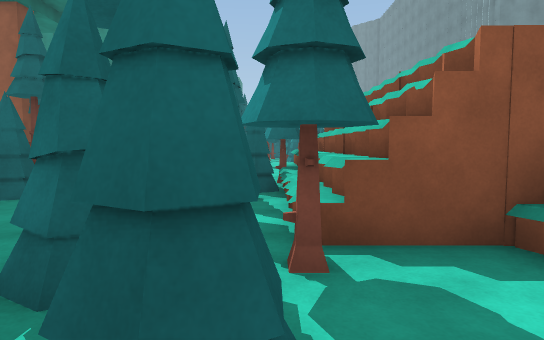
view 1 (above)

24 first-person views from a walk through a Unity game level. The camera is 1.4 m above the floor, tilts 4° down and sees 75° across. The floor is counted in squares, 2 m on a side. Each view is taken from the middle of a square. On the plan, view 1 faces up. The plan holds only what a view shows up to about 11 squares ahead; the rest is blank. The place goes on beyond the plan. The player character is not drawn. Some animated figures are not drawn. Some surface patterns are stand-ins.

view 2
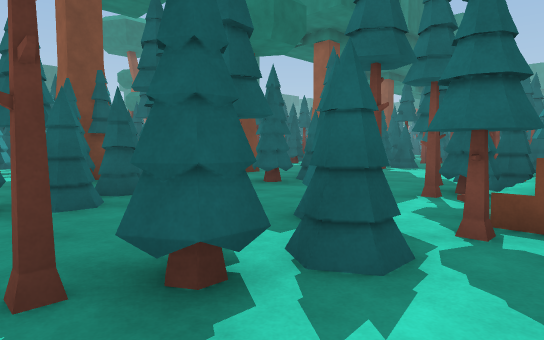

view 3
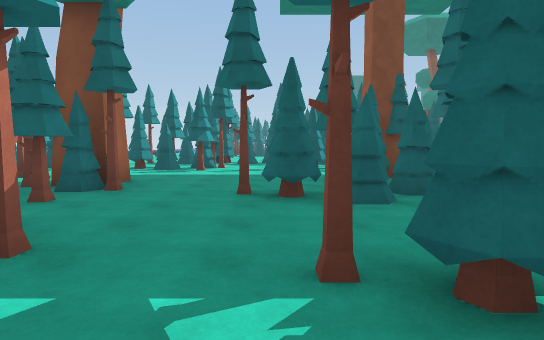

view 4
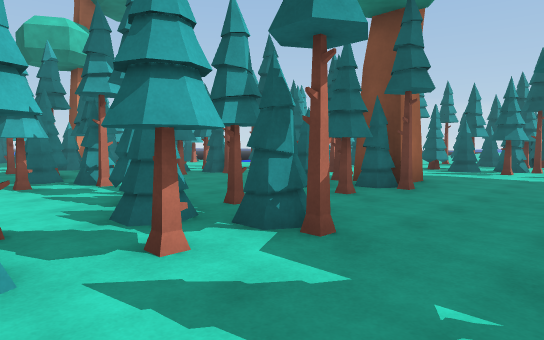

view 5
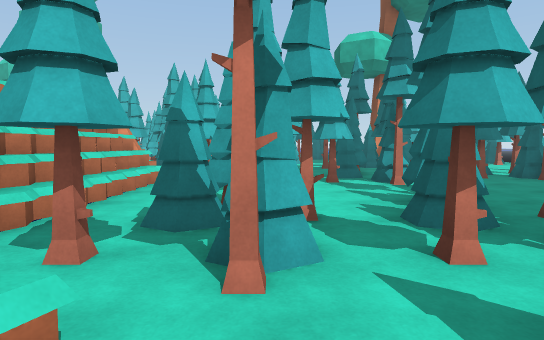

view 6
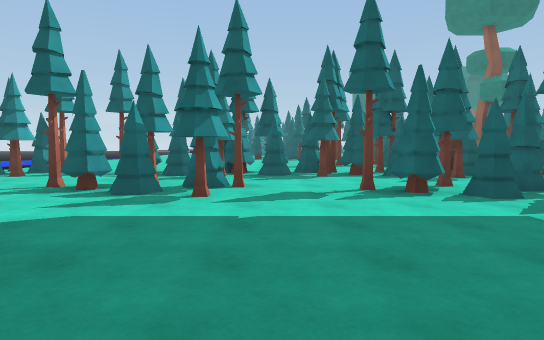

view 7
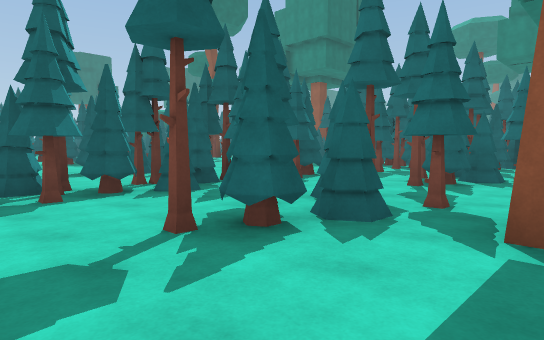

view 8
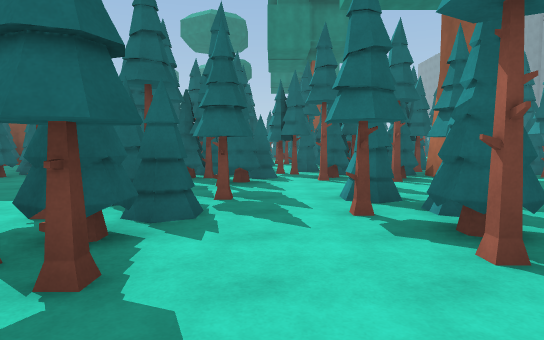

view 9
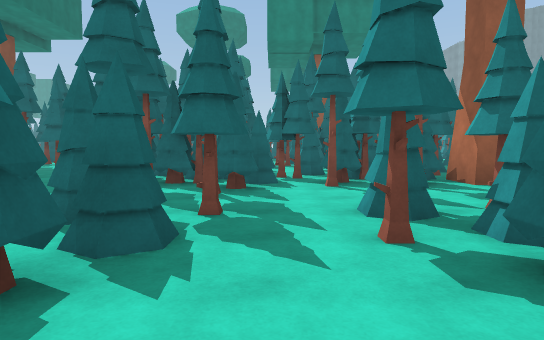

view 10
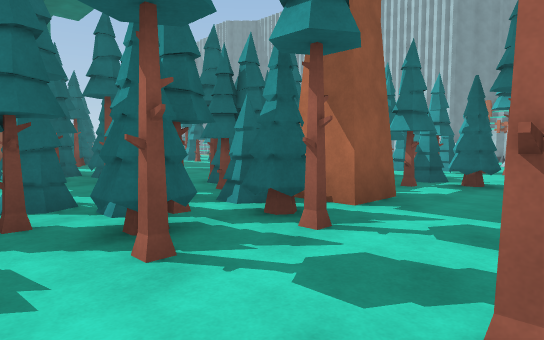

view 11
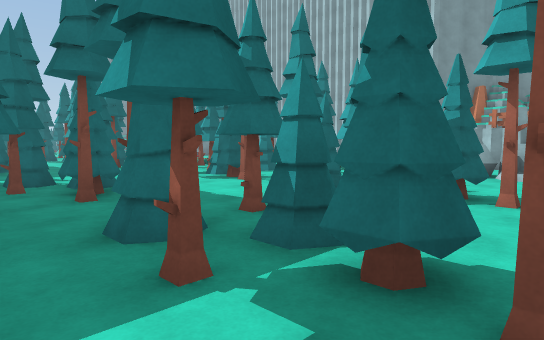

view 12
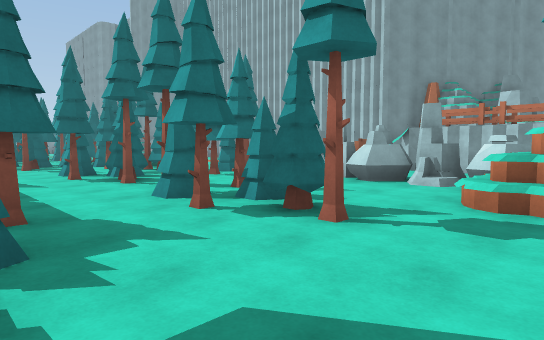

view 13
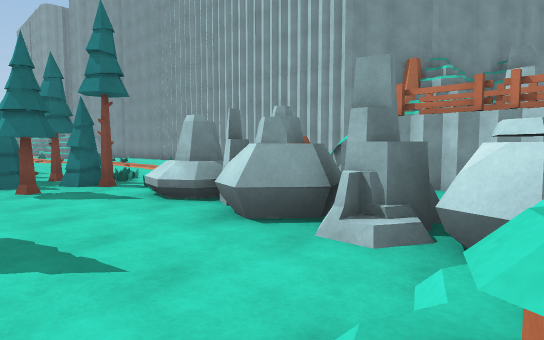

view 14
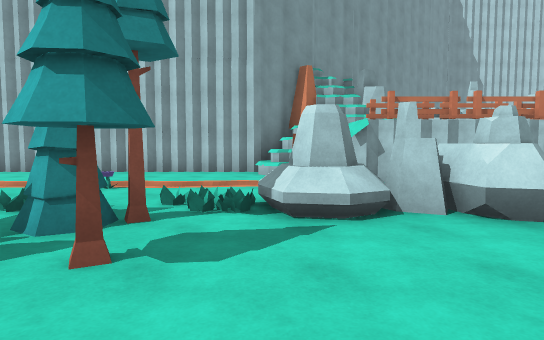

view 15
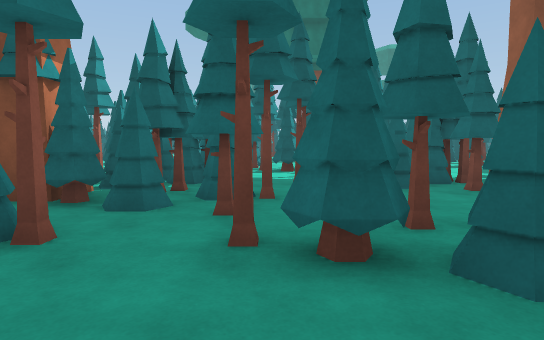

view 16
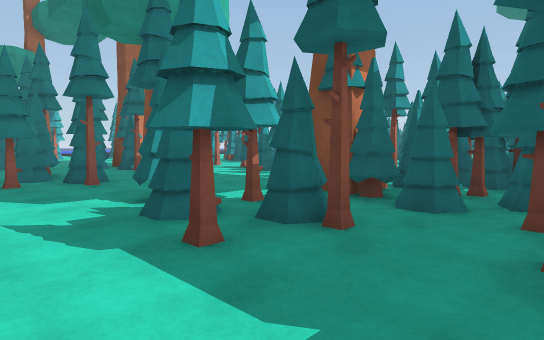

view 17
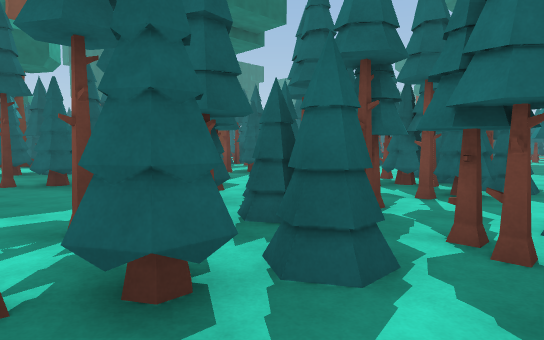

view 18
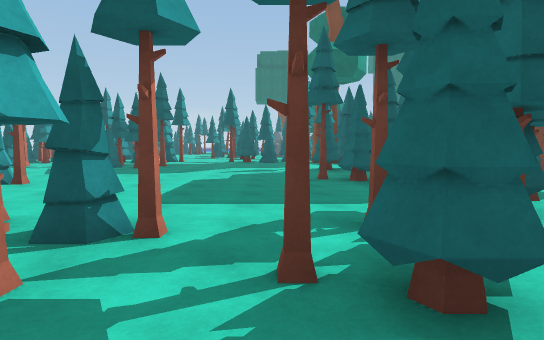

view 19
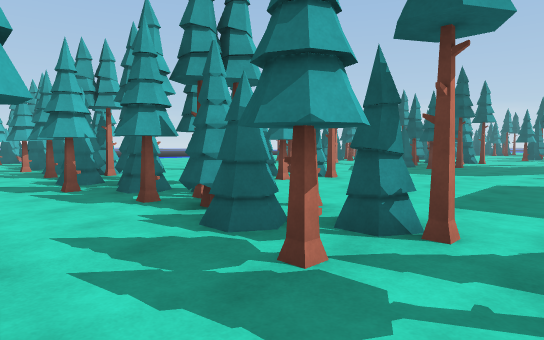

view 20
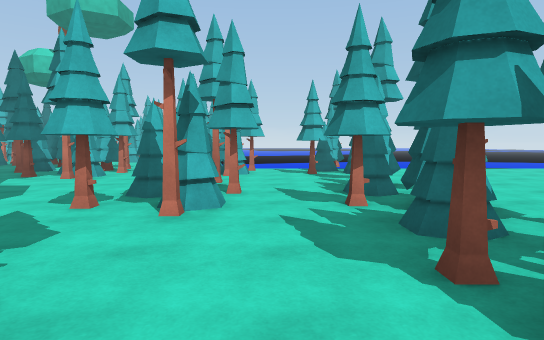

view 21
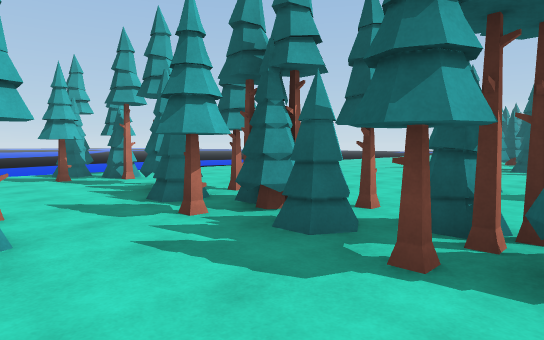

view 22
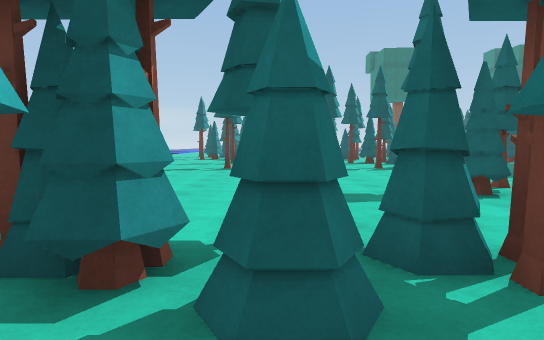

view 23
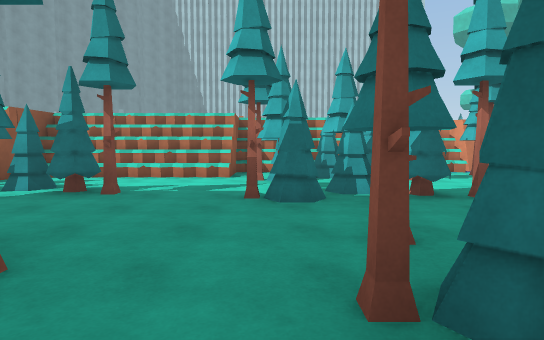

view 24
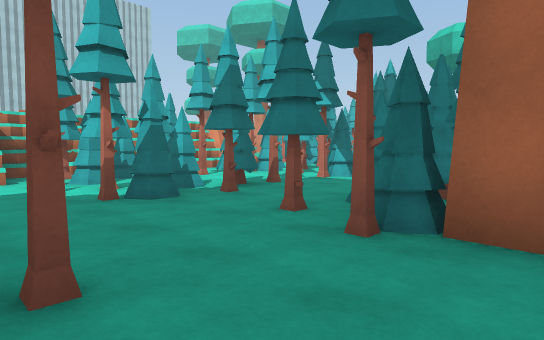

### Floor plan
Key: @ floor where view 1 was taken; # wall or solid block; x gap in a wall; . floor; / step, stairs or slope; O other object.
Columns run from 25 left of view 1 to 11 right of it. Each row starts with its distance up from view 1.
 16            .#O.#OOO O. .#OOO..O...
 15        O   O##O O#..##OO#.##../...O
 14        .O   OO#OOO..O#..O.OO..//..O
 13        ....OOOO O OOOO......O...OOO
 12        .OO.#OO OOO#O....OO..O #O OOOO
 11   O    ..OOO#OOO##OOO.O.#..OO .# OOOO
 10 OO..OO.OO .OOO#OOOOOO#.OO...O..O O  O
  9      O..O...OO.OOO...O..O...O  O OO
  8     .........O......O.....O O  O
  7     ........OO.OOO......OOO O  O
  6    ..........#.O#....OO..#O
  5    .........OO.OO.O#O##.OOO
  4    OO.......OO.O.. ..O..O.O
  3     #  ..OOO.x.O.. OOO....O
  2    O....O#..OO.#OOO#.O..OOOO
  1    O.....O..O#.O#.#O.#O.O#.O
  0    O.....O..OO..O..OO##.O@.O
 -1       ......OO.O.....O..O..O  O
 -2    O#...  .O##.............O#OO
 -3    O........OO.OO.......OOOOOOO
 -4    ........OO#.O#..OO.OO#.O#OO
 -5    .........O..O....O#..O.O.OO
 -6         ....O..O..O..O..O.O.OO
 -7         ....O..O..#OO...O.O.OO
 -8        .....#O.#O O#O.O.#O#OOO
 -9        ....O##.O# .O##OO#### OO
-10             OO  O O O   #    OO

Where each view was taken, in squares from view 1:
view 1: 0 up, 0 right, facing up
view 2: 1 down, 1 right, facing up-left
view 3: 1 down, 1 right, facing left
view 4: 1 down, 1 right, facing down-left
view 5: 1 down, 1 right, facing down
view 6: 2 down, 4 left, facing left
view 7: 2 down, 7 left, facing up-left
view 8: 2 up, 11 left, facing up
view 9: 3 up, 11 left, facing up
view 10: 7 up, 11 left, facing up-right
view 11: 8 up, 6 left, facing up-right
view 12: 7 up, 4 left, facing up-right
view 13: 8 up, 0 right, facing up-right
view 14: 13 up, 1 left, facing right
view 15: 13 up, 2 left, facing left
view 16: 13 up, 2 left, facing down-left
view 17: 8 up, 10 left, facing up-left
view 18: 8 up, 10 left, facing left
view 19: 8 up, 10 left, facing down-left
view 20: 1 up, 11 left, facing down
view 21: 0 up, 10 left, facing down-left
view 22: 2 down, 11 left, facing left
view 23: 3 down, 6 left, facing right
view 24: 1 down, 6 left, facing down-right
